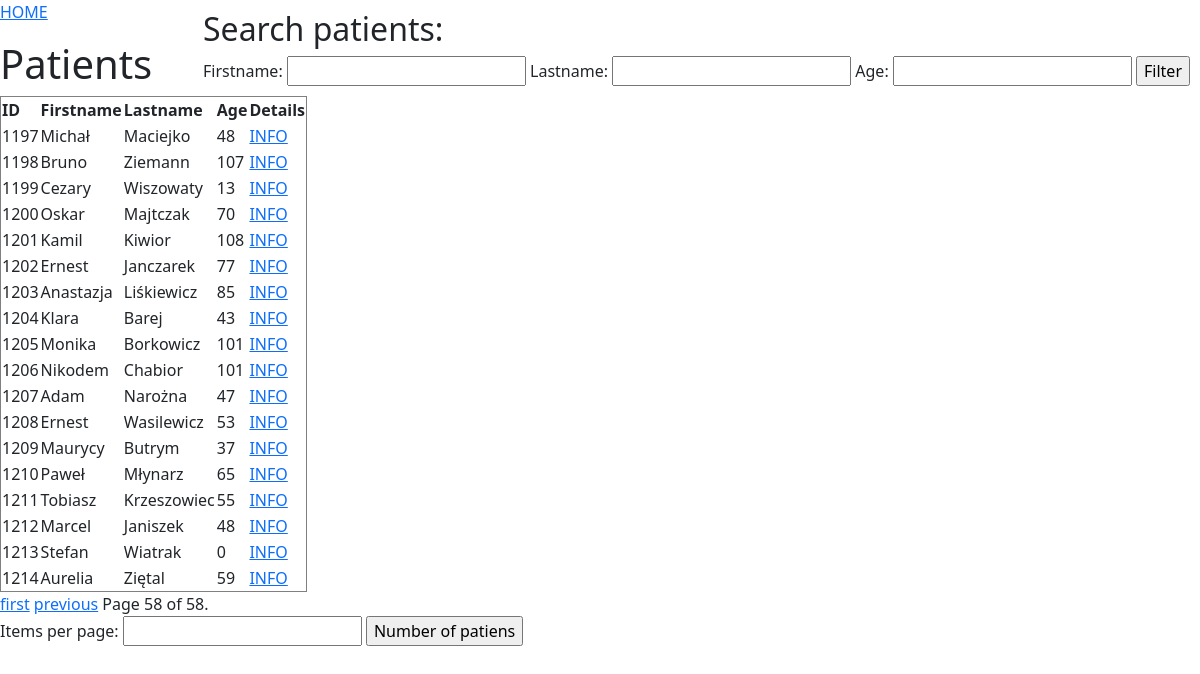
The app's page /patients/?page=58&, older data.
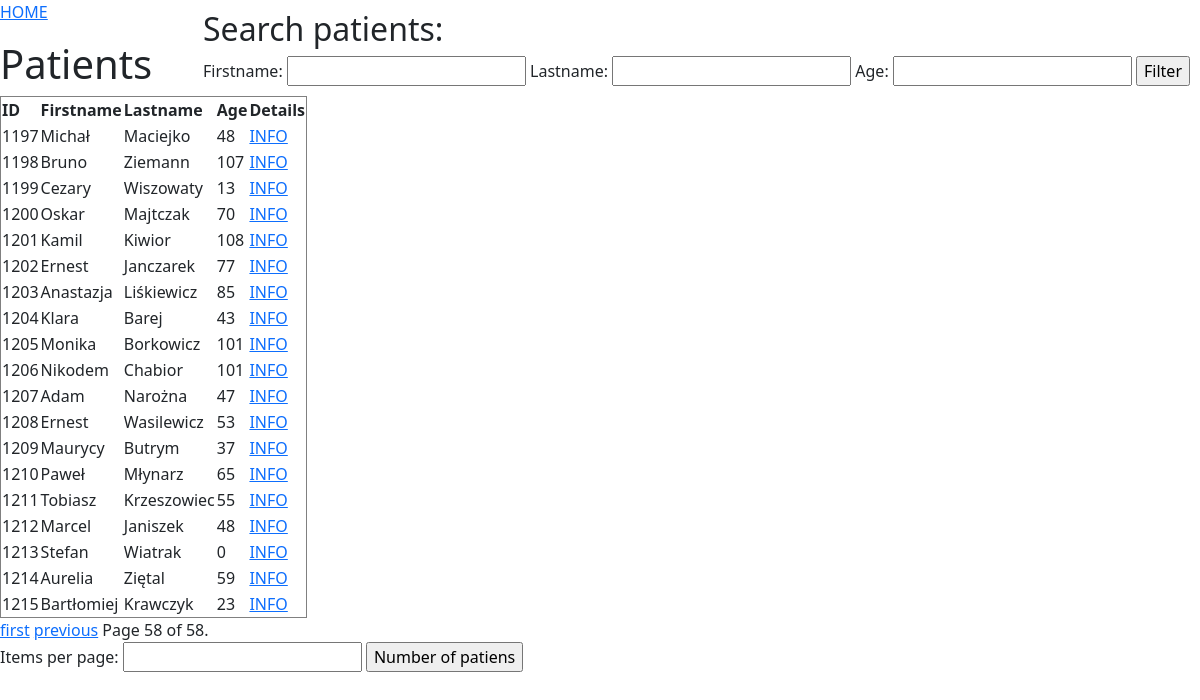
The same page, newer data.
### patients/models.py (models this page shows, shortened)
class Patient(models.Model):
    SEX = {
        "M": "Male",
        "F": "Female",
    }
    firstname = models.CharField(max_length=255)
    lastname = models.CharField(max_length=255)
    birthdate = models.DateField(null=True)
    sex = models.CharField(max_length=8, choices=SEX, null=True)
    login = models.CharField(max_length=255, null=True)
    password = models.CharField(max_length=255, null=True)
    image = models.ImageField(null=True, upload_to='images/')

### patients/views.py (the view)
# urls.py: path('', include('patients.urls'))
def patients(request: HttpRequest):
    patients = models.Patient.objects.all().values()
    form = forms.PatientSearchForm(request.GET)
    mess = ""
    for p in patients:
        if not p['birthdate']:
            age = 0
        else:
            patient_birth = int(p['birthdate'].strftime("%Y"))
            today = datetime.datetime.today().year
            age = today - patient_birth
        p['age'] = age
    if form.is_valid():
        lastname = form.cleaned_data.get('lastname')
        if lastname:
            patients = patients.filter(lastname__icontains=lastname)
        firstname = form.cleaned_data.get('firstname')
        if firstname:
            patients = patients.filter(firstname__icontains=firstname)
        age = form.cleaned_data.get('age')
        if age:
            patients = patients.filter(birthdate__year=today-age)
        if not patients.exists():
            patients = models.Patient.objects.all().values()
            mess = "Don't find the patient"
        items_per_page = form.cleaned_data.get('items_per_page') or 20
        for p in patients:
            if not p['birthdate']:
                age = 0
            else:
                patient_birth = int(p['birthdate'].strftime("%Y"))
                today = datetime.datetime.today().year
                age = today - patient_birth
            p['age'] = age
    else:
        items_per_page = 20
    paginator = Paginator(patients, items_per_page + 1)
    page_number = request.GET.get('page', 1)
    page_obj = paginator.get_page(page_number)
    query_params = request.GET.copy()
    if 'page' in query_params:
        del query_params['page']
    return render(request, "all_patients.html", {
        'patient': page_obj,
        'form': form,
        'mess': mess,
        'query_params': query_params.urlencode()
    })

### patients/forms.py
class PatientSearchForm(forms.Form):
    firstname = forms.CharField(required=False)
    lastname = forms.CharField(required=False)
    age = forms.IntegerField(required=False)
    items_per_page = forms.IntegerField(min_value=1, initial=20, required=False, label='Items per page')

### patients/templates/all_patients.html (shortened to what this page needs)
{% extends "master.html" %}
{% block content %}
  <p><a href="/">HOME</a></p>
  <h1>Patients</h1>
  <div class="search-container">
      <h2>Search patients:</h2>
      <form method="get" id="searchForm">
          <div>
              {{ form.firstname.label_tag }} {{ form.firstname }}
              {{ form.lastname.label_tag }} {{ form.lastname }}
              {{form.age.label_tag}} {{form.age}}
              <input type="submit" value="Filter">
          </div>
      </form>
  </div>
  <table border='1'>
    <tr>
      <th>ID</th>
      <th>Firstname</th>
      <th>Lastname</th>
      <th>Age</th>
      <th>Details</th>
    </tr>
    {% for patient in patient %}
        {% if patient.id != 0 %}
        <tr>
          <td>{{ patient.id }}</td>
          <td>{{ patient.firstname }}</td>
          <td>{{ patient.lastname }}</td>
          <td>{{patient.age}}</td>
          <td><a href=./details/{{ patient.id }}>INFO</a></td>
        </tr>
        {% endif %}
    {% endfor %}
  </table>
  <div class="pagination">
    <span class="step-links">
        {% if patient.has_previous %}
            <a href="?page=1&{{ query_params }}">first</a>
            <a href="?page={{ patient.previous_page_number }}&{{ query_params }}">previous</a>
        {% endif %}
        <span class="current">
            Page {{ patient.number }} of {{ patient.paginator.num_pages }}.
        </span>
    </span>
  </div>
<form method="get" id="pagin">
    <div class="paginator">
        {{ form.items_per_page.label_tag }} {{ form.items_per_page }}
        <input type="submit" value="Number of patiens">
    </div>
</form>
{% endblock %}

Row changes from the older to the newer data that the page shows:
added Patient: id "1215", firstname "Bartłomiej", lastname "Krawczyk", age "23"
